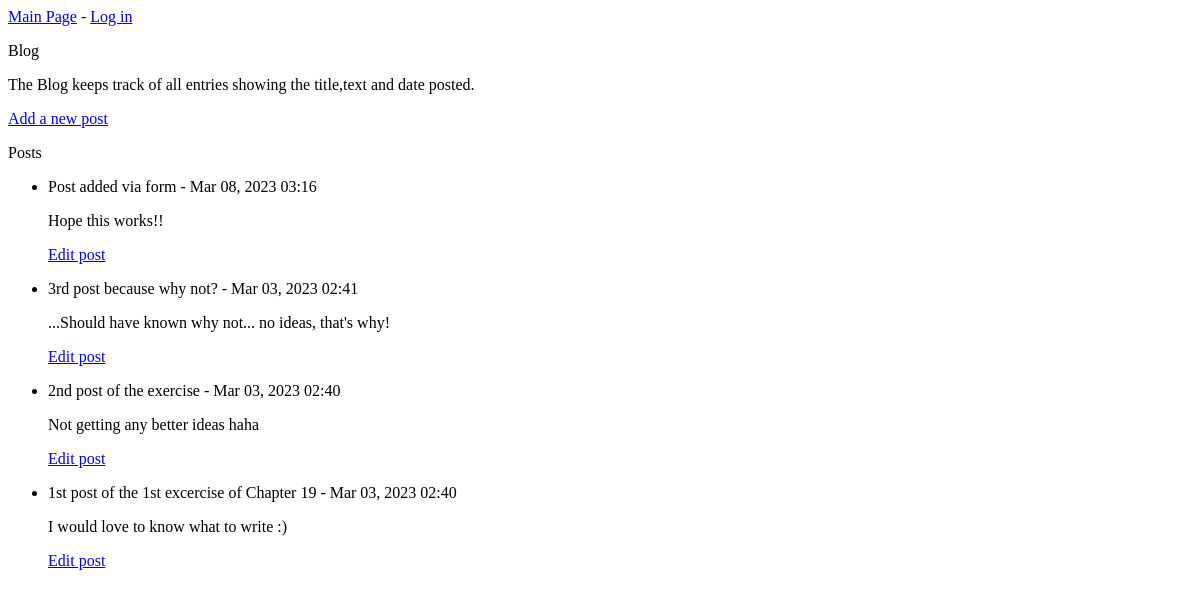
The app's page /, older data.
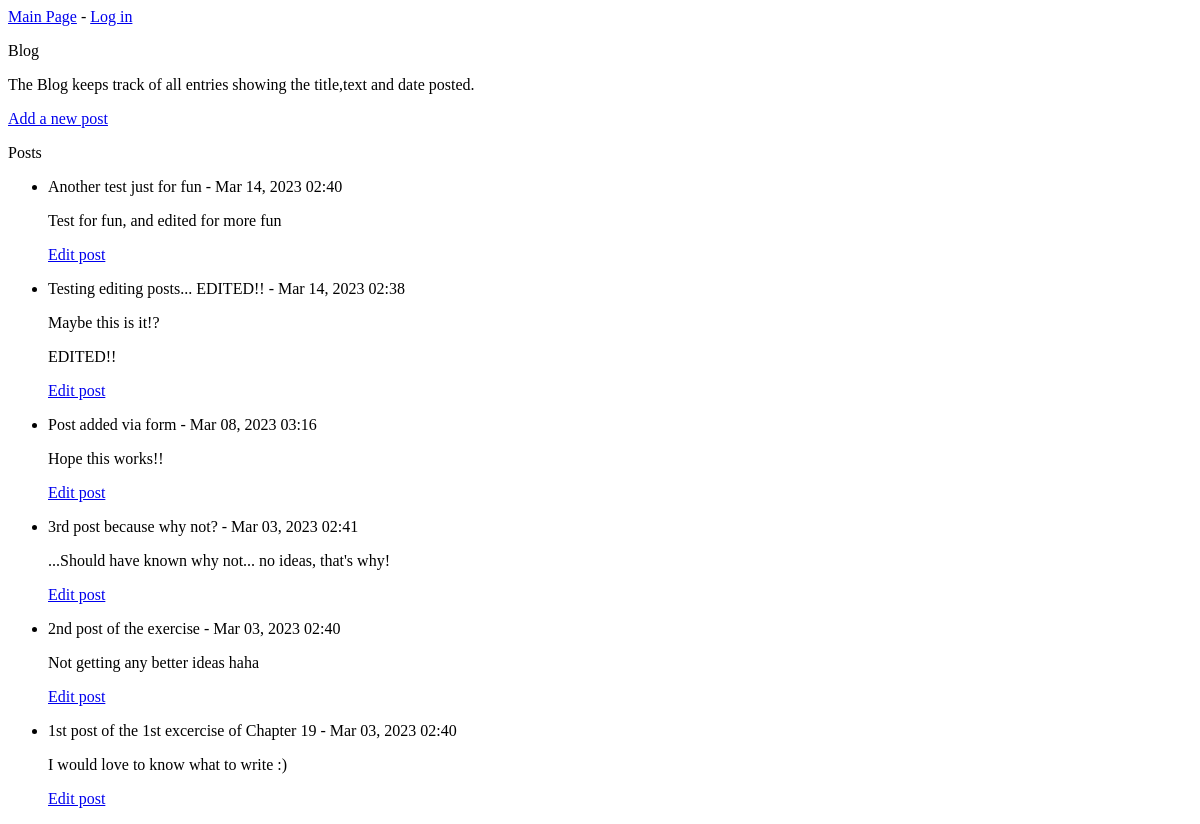
The same page, newer data.
### blogs/models.py (models this page shows, shortened)
class BlogPost(models.Model):
    title = models.CharField(max_length=50)
    text = models.CharField(max_length=200)
    date_added = models.DateTimeField(auto_now_add=True)

### blogs/views.py (the view)
# urls.py: path("", views.index, name="index"),
def index(request):
    posts = BlogPost.objects.order_by("-date_added")
    context = {"posts": posts}
    return render(request, "blogs/index.html", context)

### blogs/templates/blogs/index.html
{% extends "blogs/base.html" %}
{% block content %}
    <p>Blog</p>
    <p>The Blog keeps track of all entries showing the title,text and date
     posted.</p>
     <a href="{% url 'blogs:new_post' %}">Add a new post</a>
     <p>Posts</p>
     <ul>
        {% for post in posts %}
            <li>
                <p>{{ post.title }} - {{ post.date_added|date:"M d, Y H:i" }}</p>
                <p>{{ post.text|linebreaks }} </p>
                <p>
                    <a href="{% url 'blogs:edit_post' post.id %}">Edit post</a>
                </p>
            </li>
        {% empty %}
            <li>No posts have been added yet.</li>
        {% endfor %}
{% endblock content %}

### blogs/templates/blogs/base.html
<p>
    <a href="{% url 'blogs:index' %}">Main Page</a> -
    {% if user.is_authenticated %}
        Hello, {{ user.username }}.
    {% else %}
        <a href="{% url 'users:login' %}">Log in</a>
    {% endif %}
</p>
{% block content %}{% endblock content %}

Row changes from the older to the newer data that the page shows:
added BlogPost: title "Another test just for fun", date_added "Mar 14, 2023 02:40", text "Test for fun, and edited for more fun"
added BlogPost: title "Testing editing posts... EDITED!!", date_added "Mar 14, 2023 02:38", text "Maybe this is it!? EDITED!!"
